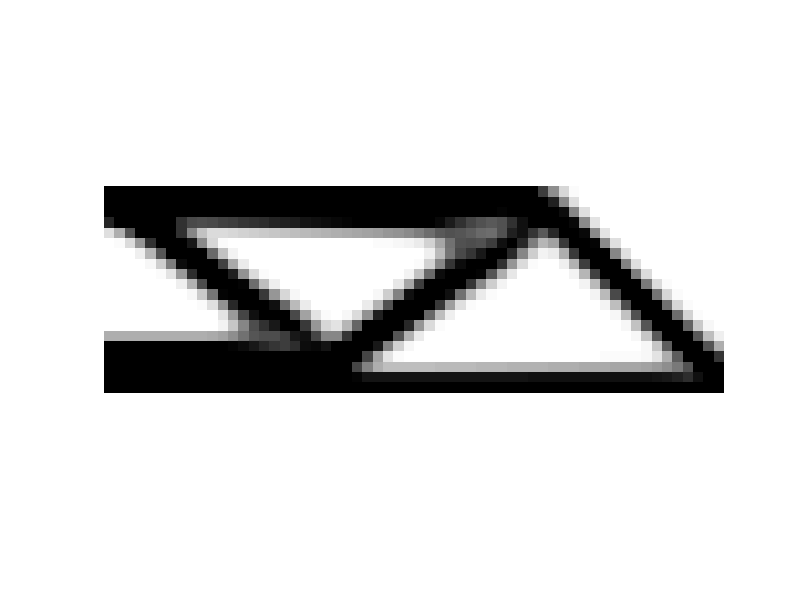

Write the MATLAB code that produced this figure.
%%%% A 99 LINE TOPOLOGY OPTIMIZATION CODE BY OLE SIGMUND, JANUARY 2000 %%%
%%%% CODE MODIFIED FOR INCREASED SPEED, September 2002, BY OLE SIGMUND %%%
function top_original();
topActual(60,20,.5,3,2);
function topActual(nelx,nely,volfrac,penal,rmin);
% INITIALIZE
x(1:nely,1:nelx) = volfrac; 
loop = 0; 
change = 1.;
% START ITERATION
while change > 0.01  
  loop = loop + 1;
  xold = x;
% FE-ANALYSIS
  [U]=FE(nelx,nely,x,penal);         
% OBJECTIVE FUNCTION AND SENSITIVITY ANALYSIS
  [KE] = lk;
  c = 0.;
  for ely = 1:nely
    for elx = 1:nelx
      n1 = (nely+1)*(elx-1)+ely; 
      n2 = (nely+1)* elx   +ely;
      Ue = U([2*n1-1;2*n1; 2*n2-1;2*n2; 2*n2+1;2*n2+2; 2*n1+1;2*n1+2],1);
      c = c + x(ely,elx)^penal*Ue'*KE*Ue;
      dc(ely,elx) = -penal*x(ely,elx)^(penal-1)*Ue'*KE*Ue;
    end
  end
% FILTERING OF SENSITIVITIES
  [dc]   = check(nelx,nely,rmin,x,dc);    
% DESIGN UPDATE BY THE OPTIMALITY CRITERIA METHOD
  [x]    = OC(nelx,nely,x,volfrac,dc); 
% PRINT RESULTS
  change = max(max(abs(x-xold)));
  disp([' It.: ' sprintf('%4i',loop) ' Obj.: ' sprintf('%10.4f',c) ...
       ' Vol.: ' sprintf('%6.3f',sum(sum(x))/(nelx*nely)) ...
        ' ch.: ' sprintf('%6.3f',change )])
% PLOT DENSITIES  
  colormap(gray); imagesc(-x); axis equal; axis tight; axis off;pause(1e-6);
end 
%%%%%%%%%% OPTIMALITY CRITERIA UPDATE %%%%%%%%%%%%%%%%%%%%%%%%%%%%%%%%%%%%%%
function [xnew]=OC(nelx,nely,x,volfrac,dc)  
l1 = 0; l2 = 100000; move = 0.2;
while (l2-l1 > 1e-4)
  lmid = 0.5*(l2+l1);
  xnew = max(0.001,max(x-move,min(1.,min(x+move,x.*sqrt(-dc./lmid)))));
  if sum(sum(xnew)) - volfrac*nelx*nely > 0;
    l1 = lmid;
  else
    l2 = lmid;
  end
end
%%%%%%%%%% MESH-INDEPENDENCY FILTER %%%%%%%%%%%%%%%%%%%%%%%%%%%%%%%%%%%%%%%%
function [dcn]=check(nelx,nely,rmin,x,dc)
dcn=zeros(nely,nelx);
for i = 1:nelx
  for j = 1:nely
    sum=0.0; 
    for k = max(i-floor(rmin),1):min(i+floor(rmin),nelx)
      for l = max(j-floor(rmin),1):min(j+floor(rmin),nely)
        fac = rmin-sqrt((i-k)^2+(j-l)^2);
        sum = sum+max(0,fac);
        dcn(j,i) = dcn(j,i) + max(0,fac)*x(l,k)*dc(l,k);
      end
    end
    dcn(j,i) = dcn(j,i)/(x(j,i)*sum);
  end
end
%%%%%%%%%% FE-ANALYSIS %%%%%%%%%%%%%%%%%%%%%%%%%%%%%%%%%%%%%%%%%%%%%%%%%%%%%
function [U]=FE(nelx,nely,x,penal)
[KE] = lk; 
K = sparse(2*(nelx+1)*(nely+1), 2*(nelx+1)*(nely+1));
F = sparse(2*(nely+1)*(nelx+1),1); U = zeros(2*(nely+1)*(nelx+1),1);
for elx = 1:nelx
  for ely = 1:nely
    n1 = (nely+1)*(elx-1)+ely; 
    n2 = (nely+1)* elx   +ely;
    edof = [2*n1-1; 2*n1; 2*n2-1; 2*n2; 2*n2+1; 2*n2+2; 2*n1+1; 2*n1+2];
    K(edof,edof) = K(edof,edof) + x(ely,elx)^penal*KE;
  end
end
% DEFINE LOADS AND SUPPORTS (HALF MBB-BEAM)
F(2,1) = -1;
fixeddofs   = union([1:2:2*(nely+1)],[2*(nelx+1)*(nely+1)]);
alldofs     = [1:2*(nely+1)*(nelx+1)];
freedofs    = setdiff(alldofs,fixeddofs);
% SOLVING
U(freedofs,:) = K(freedofs,freedofs) \ F(freedofs,:);      
U(fixeddofs,:)= 0;
%%%%%%%%%% ELEMENT STIFFNESS MATRIX %%%%%%%%%%%%%%%%%%%%%%%%%%%%%%%%%%%%%%%%
function [KE]=lk
E = 1.; 
nu = 0.3;
k=[ 1/2-nu/6   1/8+nu/8 -1/4-nu/12 -1/8+3*nu/8 ... 
   -1/4+nu/12 -1/8-nu/8  nu/6       1/8-3*nu/8];
KE = E/(1-nu^2)*[ k(1) k(2) k(3) k(4) k(5) k(6) k(7) k(8)
                  k(2) k(1) k(8) k(7) k(6) k(5) k(4) k(3)
                  k(3) k(8) k(1) k(6) k(7) k(4) k(5) k(2)
                  k(4) k(7) k(6) k(1) k(8) k(3) k(2) k(5)
                  k(5) k(6) k(7) k(8) k(1) k(2) k(3) k(4)
                  k(6) k(5) k(4) k(3) k(2) k(1) k(8) k(7)
                  k(7) k(4) k(5) k(2) k(3) k(8) k(1) k(6)
                  k(8) k(3) k(2) k(5) k(4) k(7) k(6) k(1)];
              KE
%
%%%%%%%%%%%%%%%%%%%%%%%%%%%%%%%%%%%%%%%%%%%%%%%%%%%%%%%%%%%%%%%%%%%%%%%%%%%%
% This Matlab code was written by Ole Sigmund, Department of Solid         %
% Mechanics, Technical University of Denmark, DK-2800 Lyngby, Denmark.     %
% Please sent your comments to the author: sigmund@fam.dtu.dk              %
%                                                                          %
% The code is intended for educational purposes and theoretical details    %
% are discussed in the paper                                               %
% "A 99 line topology optimization code written in Matlab"                 %
% by Ole Sigmund (2001), Structural and Multidisciplinary Optimization,    %
% Vol 21, pp. 120--127.                                                    %
%                                                                          %
% The code as well as a postscript version of the paper can be             %
% downloaded from the web-site: http://www.topopt.dtu.dk                   %
%                                                                          %
% Disclaimer:                                                              %
% The author reserves all rights but does not guaranty that the code is    %
% free from errors. Furthermore, he shall not be liable in any event       %
% caused by the use of the program.                                        %
%%%%%%%%%%%%%%%%%%%%%%%%%%%%%%%%%%%%%%%%%%%%%%%%%%%%%%%%%%%%%%%%%%%%%%%%%%%%
